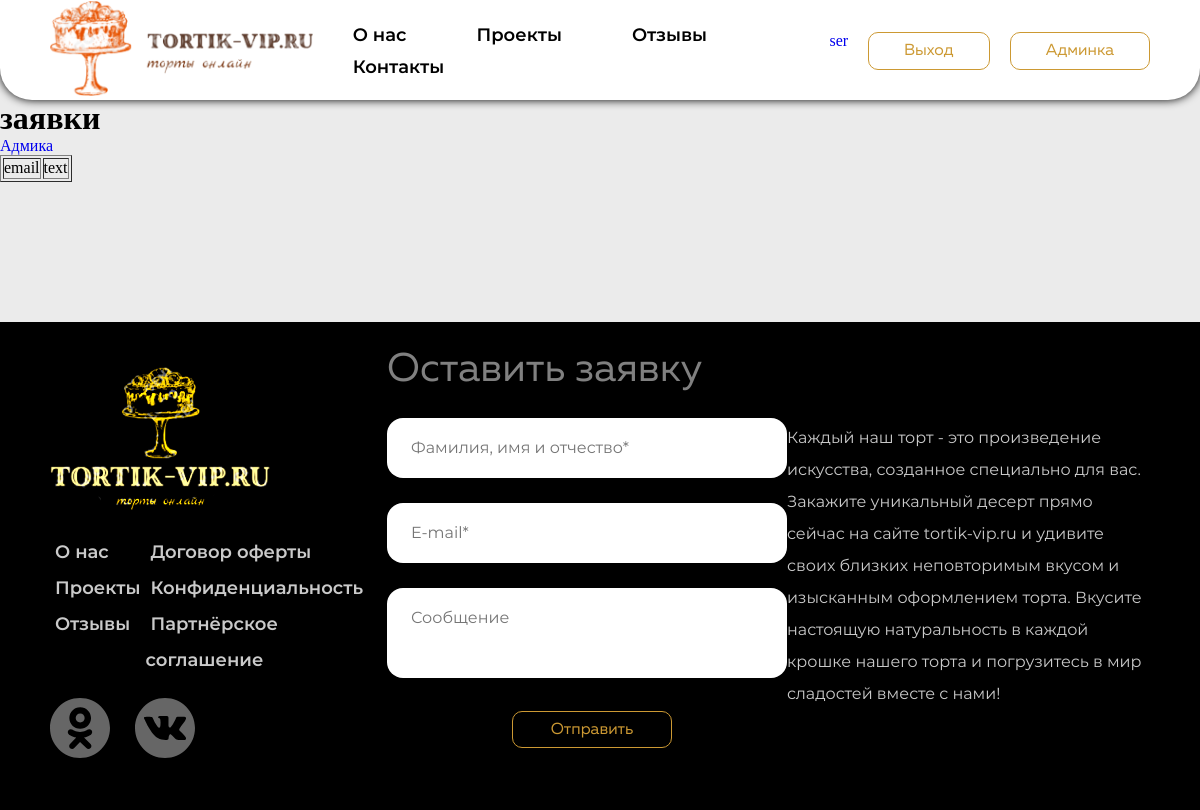
The app's page /site-admin/reports (signed in), older data.
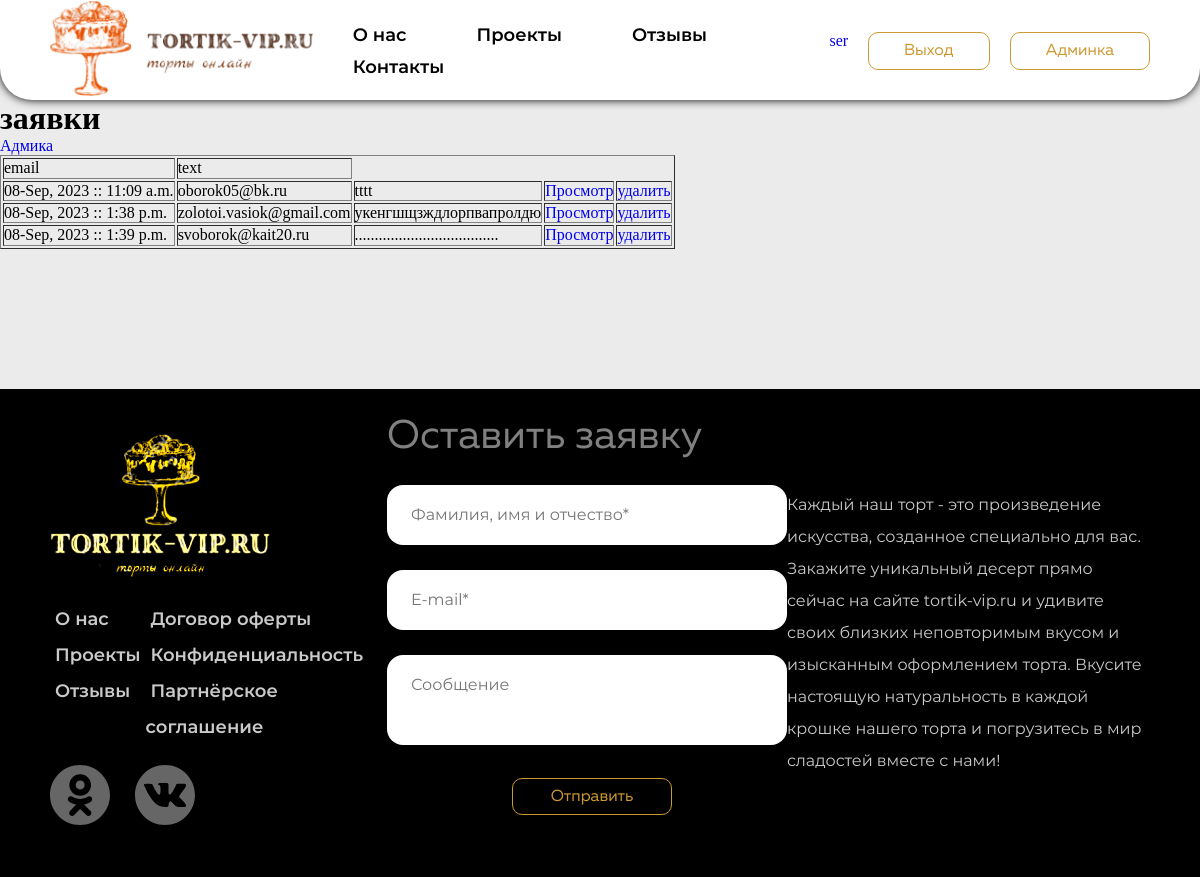
The same page, newer data.
### adminapp/models.py (models this page shows)
class Applications(models.Model):
    email = models.EmailField(blank=True, verbose_name="Электроная почта")
    report = models.TextField()
    times_send = models.DateTimeField(auto_now_add=True)

### adminapp/views.py (the view)
# urls.py: path("reports", ApplicationsListView.as_view(), name="reports"),
class ApplicationsListView(ListView, CustomDispatchMixin):
    model = Applications
    template_name = "adminapp/reports_admin.html"
    title =  "Админка | Заявки"

### mainapp/mixin.py (called while the page is built)
    @method_decorator(user_passes_test(lambda u: u.is_superuser))
    def dispatch(self, request, *args, **kwargs):
        return super(CustomDispatchMixin,self).dispatch(request, *args, **kwargs)

### adminapp/templates/adminapp/reports_admin.html
{% extends 'mainapp/base.html' %}
{% load static %}
{% block content %}
    <h1>заявки</h1>
    <a href="{% url 'adminapp:index' %}">Адмика</a>
    <table border=1>
        <thead>
          <tr>
            <td>email</td>
            <td>text</td>
          </tr>
        </thead>
        <tbody>
            {% for application in applications_list %}
            <tr>
                <td>{{ application.times_send.date|date:"d-M, Y" }} :: {{ application.times_send.time }}</td>
                <td>{{ application.email }}</td>
                <td>{{ application.report }}</td>
                <td><a href="{% url 'adminapp:report_view' application.id %}">Просмотр</a></td>
                <td><a href="{% url 'adminapp:report_remove' application.id %}">удалить</a></td>
            </tr>
            {% endfor %}
        </tbody>
      </table>
{% endblock %}

Row changes from the older to the newer data that the page shows:
added Applications: times_send "08-Sep, 2023", times_send.time "11:09 a.m.", email "oborok05@bk.ru", report "tttt"
added Applications: times_send "08-Sep, 2023", times_send.time "1:38 p.m.", email "zolotoi.vasiok@gmail.com", report "укенгшщзждлорпвапролдю"
added Applications: times_send "08-Sep, 2023", times_send.time "1:39 p.m.", email "svoborok@kait20.ru", report "...................................."
